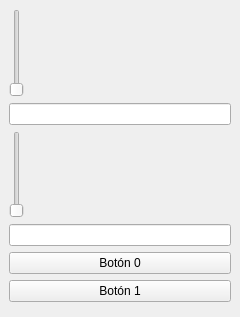
<?xml version="1.0" encoding="UTF-8"?>
<ui version="4.0">
 <class>MainWindow</class>
 <widget class="QMainWindow" name="MainWindow">
  <property name="geometry">
   <rect>
    <x>0</x>
    <y>0</y>
    <width>240</width>
    <height>317</height>
   </rect>
  </property>
  <widget class="QWidget" name="centralwidget">
   <layout class="QVBoxLayout">
    <item>
     <widget class="QSlider" name="sliderPressure"/>
    </item>
    <item>
     <widget class="QLineEdit" name="editPressure"/>
    </item>
    <item>
     <widget class="QSlider" name="sliderTemperature"/>
    </item>
    <item>
     <widget class="QLineEdit" name="editTemperature"/>
    </item>
    <item>
     <widget class="QPushButton" name="buttonDiscrete">
      <property name="text">
       <string>Botón 0</string>
      </property>
     </widget>
    </item>
    <item>
     <widget class="QPushButton" name="buttonDiscrete2">
      <property name="text">
       <string>Botón 1</string>
      </property>
     </widget>
    </item>
    <item>
     <layout class="QHBoxLayout">
      <item>
       <widget class="QFrame" name="ledRed">
        <property name="frameShape">
         <enum>QFrame::Shape::Box</enum>
        </property>
       </widget>
      </item>
      <item>
       <widget class="QFrame" name="ledBlue">
        <property name="frameShape">
         <enum>QFrame::Shape::Box</enum>
        </property>
       </widget>
      </item>
      <item>
       <widget class="QFrame" name="ledGreen">
        <property name="frameShape">
         <enum>QFrame::Shape::Box</enum>
        </property>
       </widget>
      </item>
     </layout>
    </item>
   </layout>
  </widget>
 </widget>
 <resources/>
 <connections/>
</ui>
